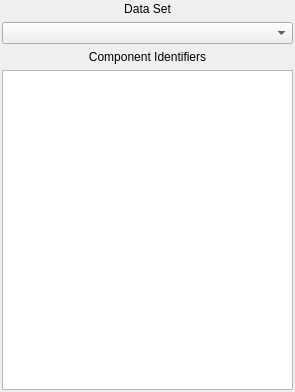
<?xml version="1.0" encoding="UTF-8"?>
<ui version="4.0">
 <class>ComponentSelector</class>
 <widget class="QWidget" name="ComponentSelector">
  <property name="geometry">
   <rect>
    <x>0</x>
    <y>0</y>
    <width>295</width>
    <height>392</height>
   </rect>
  </property>
  <property name="sizePolicy">
   <sizepolicy hsizetype="Preferred" vsizetype="Expanding">
    <horstretch>0</horstretch>
    <verstretch>0</verstretch>
   </sizepolicy>
  </property>
  <property name="windowTitle">
   <string>Form</string>
  </property>
  <layout class="QVBoxLayout" name="verticalLayout_2" stretch="0">
   <property name="margin">
    <number>2</number>
   </property>
   <item>
    <layout class="QVBoxLayout" name="verticalLayout" stretch="0,0,0,1">
     <item>
      <widget class="QLabel" name="label">
       <property name="text">
        <string>Data Set</string>
       </property>
       <property name="alignment">
        <set>Qt::AlignCenter</set>
       </property>
      </widget>
     </item>
     <item>
      <widget class="QComboBox" name="data_selector"/>
     </item>
     <item>
      <widget class="QLabel" name="label_2">
       <property name="layoutDirection">
        <enum>Qt::LeftToRight</enum>
       </property>
       <property name="text">
        <string>Component Identifiers</string>
       </property>
       <property name="alignment">
        <set>Qt::AlignCenter</set>
       </property>
      </widget>
     </item>
     <item>
      <widget class="GlueMimeListWidget" name="component_selector">
       <property name="toolTip">
        <string>&lt;!DOCTYPE HTML PUBLIC &quot;-//W3C//DTD HTML 4.0//EN&quot; &quot;http://www.w3.org/TR/REC-html40/strict.dtd&quot;&gt;
&lt;html&gt;&lt;head&gt;&lt;meta name=&quot;qrichtext&quot; content=&quot;1&quot; /&gt;&lt;style type=&quot;text/css&quot;&gt;
p, li { white-space: pre-wrap; }
&lt;/style&gt;&lt;/head&gt;&lt;body style=&quot; font-family:'Lucida Grande'; font-size:12pt; font-weight:400; font-style:normal;&quot;&gt;
&lt;p style=&quot; margin-top:0px; margin-bottom:0px; margin-left:0px; margin-right:0px; -qt-block-indent:0; text-indent:0px;&quot;&gt;The Component IDs associated with this data set&lt;/p&gt;&lt;/body&gt;&lt;/html&gt;</string>
       </property>
      </widget>
     </item>
    </layout>
   </item>
  </layout>
 </widget>
 <customwidgets>
  <customwidget>
   <class>GlueMimeListWidget</class>
   <extends>QListWidget</extends>
   <header>glue.core.qt.mime</header>
  </customwidget>
 </customwidgets>
 <resources/>
 <connections/>
</ui>
